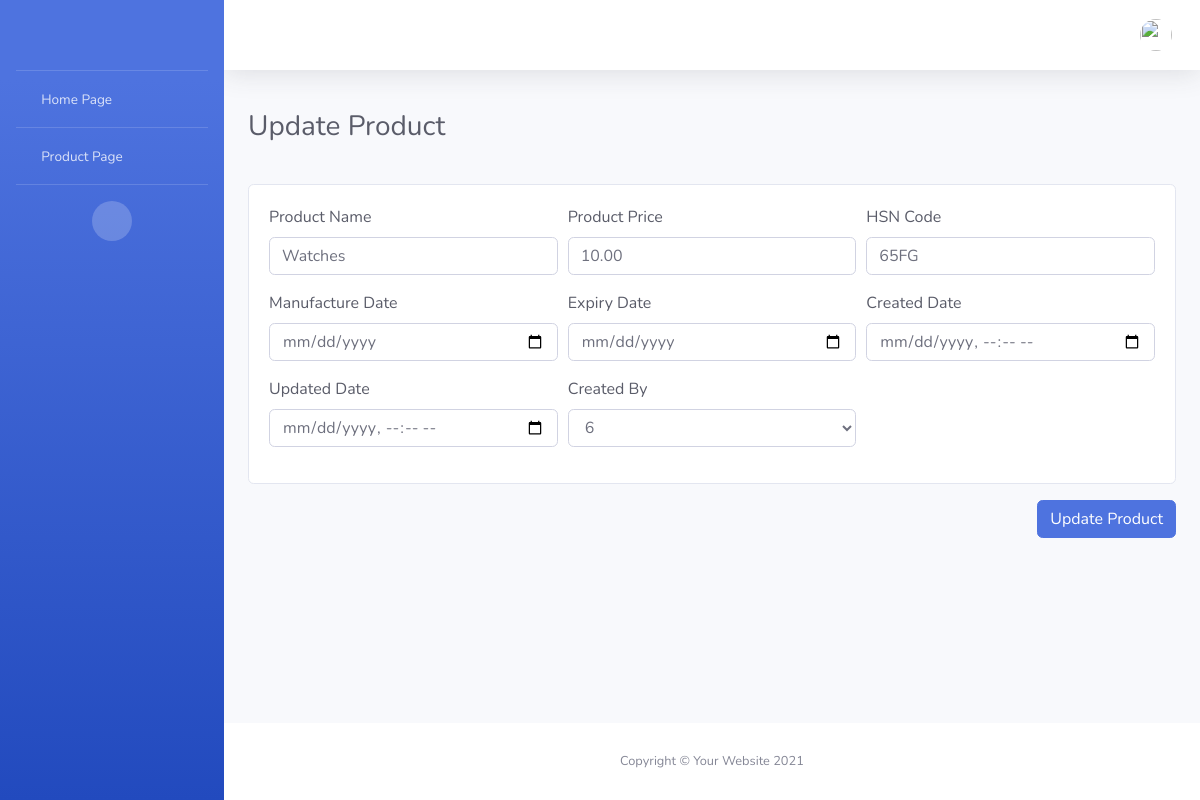
/product_update/9/, run on the app's committed database.
### login/models.py (models this page shows, shortened)
class Products(models.Model):
    product_id = models.AutoField(primary_key=True)
    product_name = models.CharField(max_length=100)
    product_price = models.DecimalField(max_digits=10, decimal_places=2)
    hsn_code = models.CharField(max_length=20)
    manufacture_date = models.DateField()
    expiry_date = models.DateField()
    created_datetime = models.DateTimeField(auto_now_add=True)
    updated_datetime = models.DateTimeField(auto_now_add=True)
    created_by = models.ForeignKey(Register, on_delete=models.CASCADE)

### login/views.py (the view, shortened to what this page needs)
# urls.py: path('product_update/<int:product_id>/', views.product_update, name='product_update'),
def product_update(request,product_id):
    correct = Products.objects.get(product_id=product_id)
    context = {
        'companies':Register.objects.all(),
        'correct':correct
    }
    return render(request, 'products/product_update.html',context)

### login/templates/products/product_update.html (shortened to what this page needs)
{% extends 'web_base.html' %}
{% load static %}
{% block content_page %}
<div class="container-fluid">
    <form method="POST" action="{% url 'product_update' product_id=correct.product_id %}">
        <div class="d-sm-flex align-items-center justify-content-between mb-4">
            <h1 class="h3 my-3 text-gray-800">Update Product</h1>
        </div>
        <div class="row">
            <div class="col-12">
                <div class="card">
                    <div class="card-body">
                        <div class="form-row">
                            <div class="form-group col-lg-4">
                                <label class="text-dark">Product Name</label>
                                <input required type="text" class="form-control" value="{{correct.product_name}}" name="product_name" placeholder="Enter Product Name">
                            </div>
                            <div class="form-group col-lg-4">
                                <label class="text-dark">Product Price</label>
                                <input required type="text" class="form-control" value="{{correct.product_price}}" name="product_price" placeholder="Enter HSN Code">
                            </div>
                            <div class="form-group col-lg-4">
                                <label class="text-dark">HSN Code</label>
                                <input required type="text" class="form-control" value="{{correct.hsn_code}}" name="hsn_code" placeholder="Enter HSN Code">
                            </div>
                        </div>
                        <div class="form-row">
                            <div class="form-group col-lg-4">
                                <label class="text-dark">Manufacture Date</label>
                                <input required type="date" class="form-control" value="{{correct.manufacture_date}}" name="manufacture_date">
                            </div>
                            <div class="form-group col-lg-4">
                                <label class="text-dark">Expiry Date</label>
                                <input required type="date" class="form-control" value="{{correct.expiry_date}}" name="expiry_date">
                            </div>
                            <div class="form-group col-lg-4">
                                <label class="text-dark">Created Date</label>
                                <input required type="datetime-local" class="form-control" value="{{correct.created_datetime}}" name="created_datetime">
                            </div>
                        </div>
                        <div class="form-row">
                            <div class="form-group col-lg-4">
                                <label class="text-dark">Updated Date</label>
                                <input required type="datetime-local" class="form-control" value="{{correct.updated_datetime}}" name="updated_datetime">
                            </div>
                            <div class="form-group col-lg-4">
                                <label class="text-dark">Created By</label>
                                <select name="created_by" class="form-control">
                                    {% for company  in  companies %}
                                        <option value="{{company.user_id}}">{{company.user_id}}</option>
                                    {% endfor %}
                                </select>
                            </div>
                        </div>
                    </div>
                </div>
            </div>
        </div>
        <div class="d-sm-flex align-items-center justify-content-between mb-4">
            <button type="submit" class="btn btn-primary my-3">Update Product</button>
        </div>
    </form>
</div>
{% endblock %}

### data on the page
Products: product_name "Watches", product_price "10.00", hsn_code "65FG"

### other printed values
form field created_by "6"
